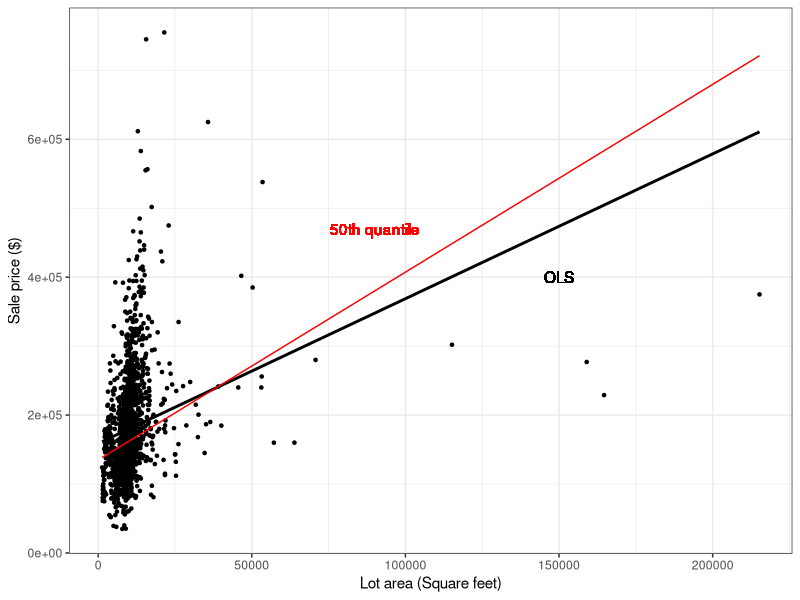
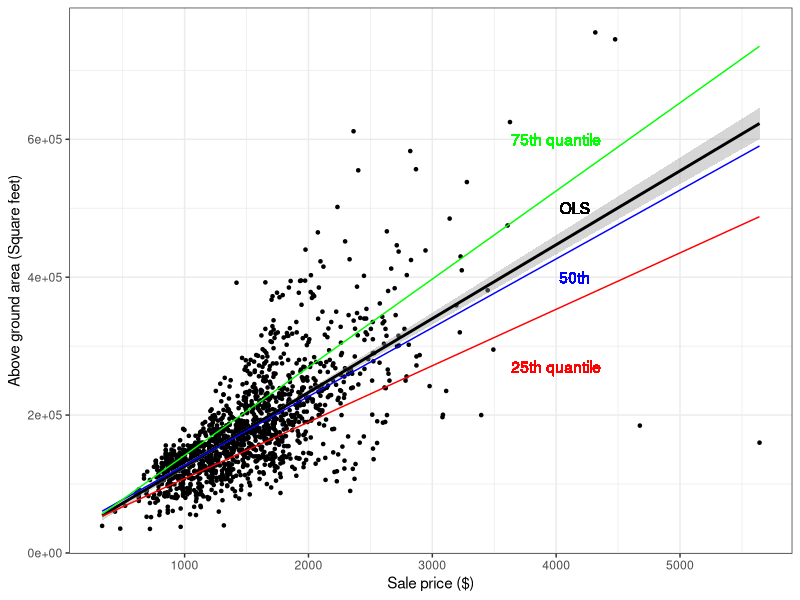
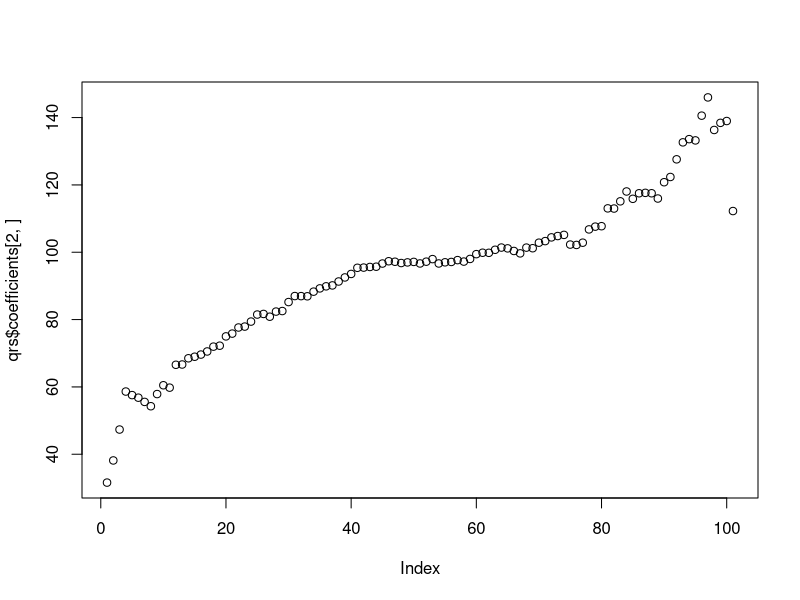
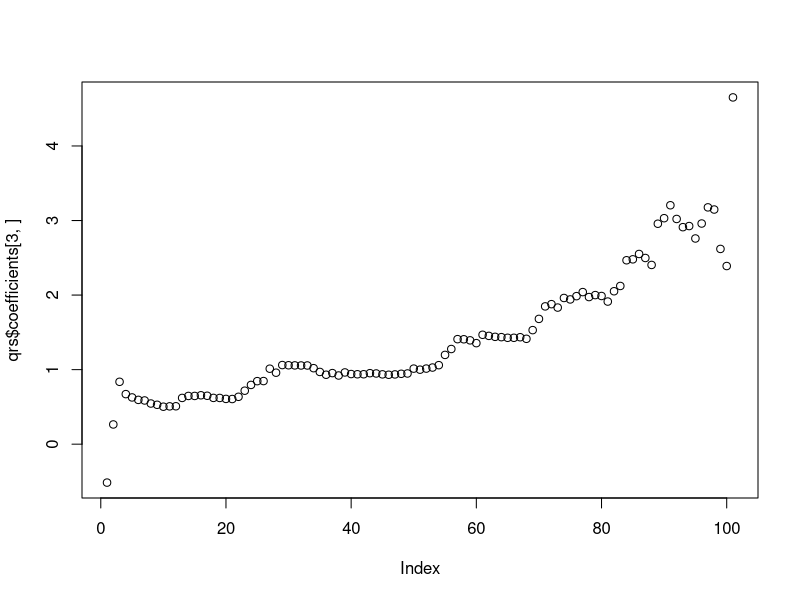
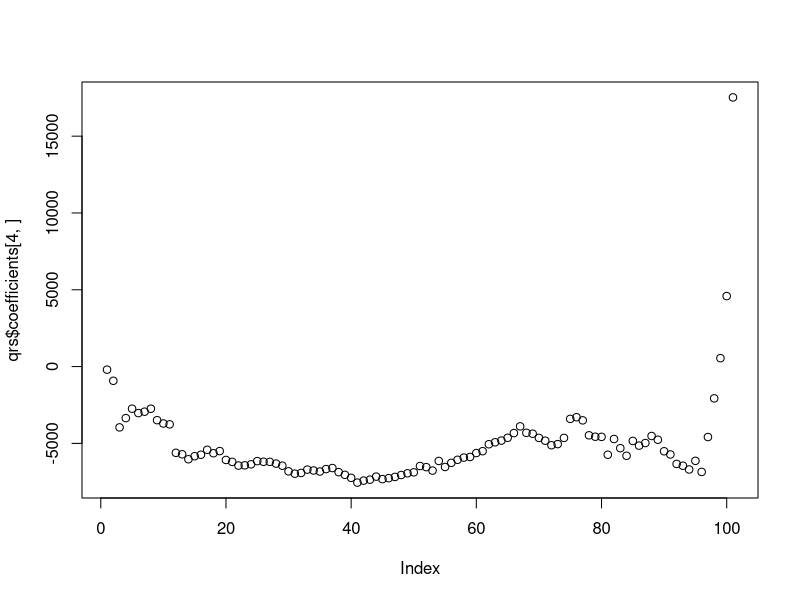
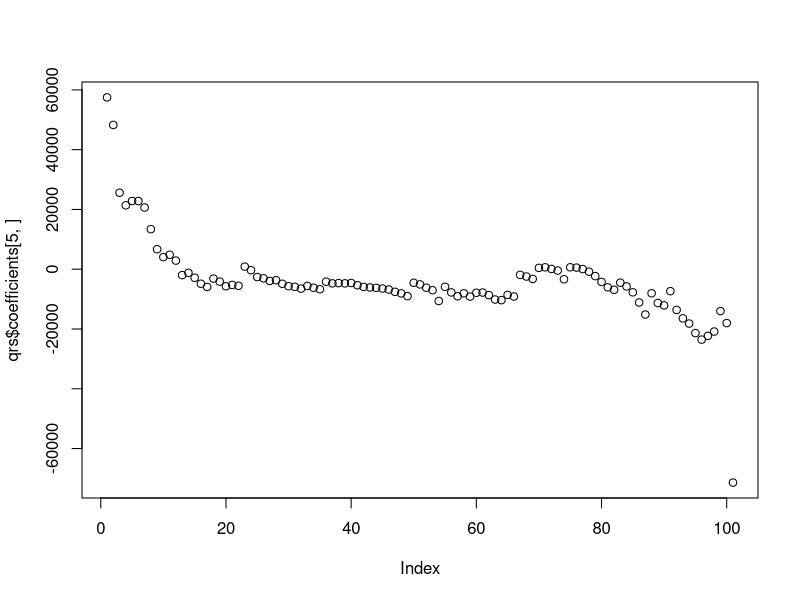
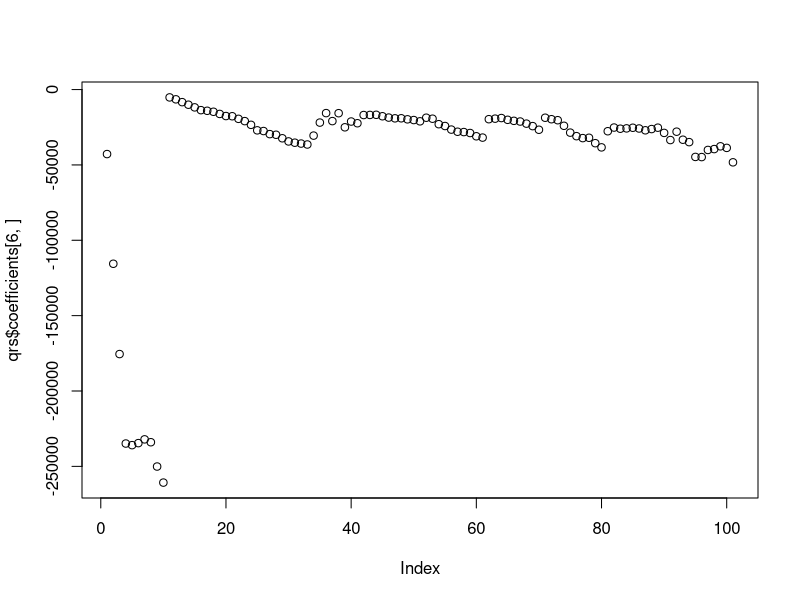
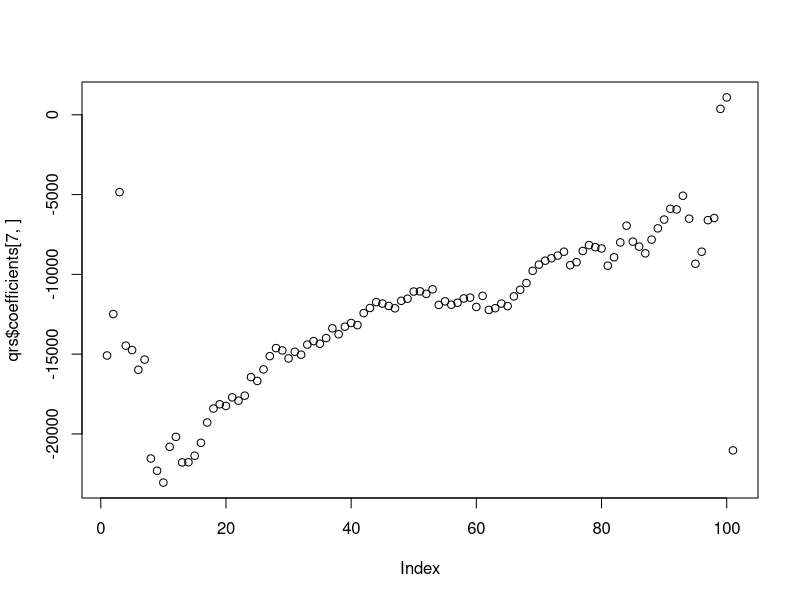

Recreate these plots in R, in order. (Note: this script raises an error after producing the figures.)
## ---- chunk 1
# installing/loading the package:
# if(!require(installr)) {
#   install.packages("installr"); 
#   require(installr)
# } #load / install+load installr
# # using the package:
# updateR()

# install.packages('rmarkdown')
# install.packages("quantreg")
library("quantreg")
#library(sjPlot)
library(haven)
library(gridExtra)
library(tidyverse)
library(Metrics)
require(gridExtra)
#library(equatiomatic)
#library(fastDummies)
#library(pscl)

#library(gsheet)
#library(brant)
#library(MASS)
#library(lmtest)
#library(reshape2)

#library(nnet)
#library(AER)
#library(boot)

#library(asaur)

## ---- chunk 2
df <- read.csv("TrainData.csv") |>
  na.omit() |>
  distinct()

## ---- chunk 3

df |> ggplot(aes(y = SalePrice, x = LotArea)) +
  geom_point(size = 0.9) +
  geom_smooth(method = lm, se = F, color = "black") +
  geom_text(aes(y = 400000, x = 150000, label = "OLS"), color="black") + 
  geom_quantile(quantiles=0.5, color="red") + 
  geom_text(aes(y = 470000, x = 90000, label = "50th quantile"), color="red") + 
  ylab("Sale price ($)") +
  xlab("Lot area (Square feet)") +
  theme_bw()
## ---- chunk 4
# df |> ggplot(aes(y = SalePrice, x = GrLivArea)) +
#   geom_boxplot()

df |> ggplot(aes(y = SalePrice, x = GrLivArea)) +
  geom_point(size = 0.9) +
  stat_smooth(method = lm, color = "black") +
  geom_text(aes(x = 4150, y = 500000, label = "OLS"), color="black") + 
  geom_quantile(quantiles=0.25, color="red") + 
  geom_text(aes(x = 4000, y = 270000, label = "25th quantile"), color="red") + 
  geom_quantile(quantiles=0.5, color="blue") + 
  geom_text(aes(x = 4150, y = 400000, label = "50th"), color="blue") + 
  geom_quantile(quantiles=0.75, color="green") + 
  geom_text(aes(x = 4000, y = 600000, label = "75th quantile"), color="green") + 
  xlab("Sale price ($)") +
  ylab("Above ground area (Square feet)") +
  theme_bw()
## ---- chunk 5
qr50 = rq(data=df, SalePrice ~ GrLivArea + LotArea + TotRmsAbvGrd + as.factor(LotShape) + as.factor(Foundation), tau=0.5)
qr50_summary = summary(qr50)
qr50_summary
## ---- chunk 6
#Generate all QR models 
taus <- seq(from=0, to=1, by=.01)
qrs = rq(data=df, SalePrice ~ GrLivArea + LotArea + TotRmsAbvGrd + as.factor(LotShape) + as.factor(Foundation), tau=taus)
## ---- chunk 7
num_of_rows <- nrow(qrs$coefficients)
print(qrs$coefficients)
p_grLivArea <- plot(qrs$coefficients[2, ])
p_LotArea <- plot(qrs$coefficients[3, ])
p_TotsRmsAbvGrd <- plot(qrs$coefficients[4, ])
p_IR2 <- plot(qrs$coefficients[5, ])
p_IR3 <- plot(qrs$coefficients[6, ])
p_Reg <- plot(qrs$coefficients[7, ])
p_CBlock <- plot(qrs$coefficients[8, ])
p_Conic <- plot(qrs$coefficients[9, ])

grid.arrange(plot(qrs$coefficients[2, ]),
plot(qrs$coefficients[3, ]),
plot(qrs$coefficients[4, ]),
plot(qrs$coefficients[5, ]),
plot(qrs$coefficients[6, ]),
plot(qrs$coefficients[7, ]),
plot(qrs$coefficients[8, ]),
plot(qrs$coefficients[9, ]),
ncol=3, nrow=4)
## ---- chunk 8
ols = lm(data=df, SalePrice ~ GrLivArea + LotArea + TotRmsAbvGrd + as.factor(LotShape) + as.factor(Foundation))
ols_summary = summary(ols)
ols_summary
## ---- chunk 9
olsMae = mae(predict(ols), df$SalePrice)
olsMae
Qr50Mae = mae(predict(qr50), df$SalePrice)
Qr50Mae
## ---- chunk 10
olsRmse = rmse(predict(ols), df$SalePrice)
olsRmse
Qr50Rmse = rmse(predict(qr50), df$SalePrice)
Qr50Rmse
## ---- chunk 11
ols_summary$df[2]
qr50_summary$rdf
## ---- chunk 12
# Min OLS error
format(round(min(ols_summary$residuals), digits=0), scientific=F)
# Absolute min OLS error
format(round(min(abs(ols_summary$residuals)), digits=0), scientific=F)
# Max OLS error
format(round(max(ols_summary$residuals), digits=0), scientific=F)
# Absolute max OLS error
format(round(max(abs(ols_summary$residuals)), digits=0), scientific=F)
# Min QR 50th error
format(round(min(qr50_summary$residuals), digits=0), scientific=F)
# Absolute min QR 50th error
format(round(min(abs(qr50_summary$residuals)), digits=0), scientific=F)
# Max QR 50th error
format(round(max(qr50_summary$residuals), digits=0), scientific=F)
# Absolute max QR 50th error
format(round(max(abs(qr50_summary$residuals)), digits=0), scientific=F)
